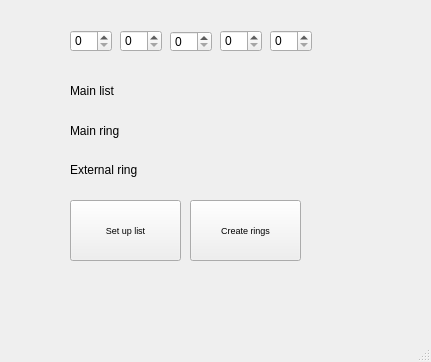
<?xml version="1.0" encoding="UTF-8"?>
<ui version="4.0">
 <class>MainWindow</class>
 <widget class="QMainWindow" name="MainWindow">
  <property name="geometry">
   <rect>
    <x>0</x>
    <y>0</y>
    <width>431</width>
    <height>362</height>
   </rect>
  </property>
  <property name="windowTitle">
   <string>MainWindow</string>
  </property>
  <widget class="QWidget" name="centralwidget">
   <widget class="QLabel" name="mainLabel">
    <property name="geometry">
     <rect>
      <x>200</x>
      <y>80</y>
      <width>251</width>
      <height>20</height>
     </rect>
    </property>
    <property name="text">
     <string/>
    </property>
   </widget>
   <widget class="QSpinBox" name="spin1">
    <property name="geometry">
     <rect>
      <x>70</x>
      <y>30</y>
      <width>42</width>
      <height>22</height>
     </rect>
    </property>
   </widget>
   <widget class="QSpinBox" name="spin2">
    <property name="geometry">
     <rect>
      <x>120</x>
      <y>30</y>
      <width>42</width>
      <height>22</height>
     </rect>
    </property>
   </widget>
   <widget class="QSpinBox" name="spin3">
    <property name="geometry">
     <rect>
      <x>170</x>
      <y>31</y>
      <width>42</width>
      <height>21</height>
     </rect>
    </property>
   </widget>
   <widget class="QSpinBox" name="spin4">
    <property name="geometry">
     <rect>
      <x>220</x>
      <y>30</y>
      <width>42</width>
      <height>22</height>
     </rect>
    </property>
   </widget>
   <widget class="QSpinBox" name="spin5">
    <property name="geometry">
     <rect>
      <x>270</x>
      <y>30</y>
      <width>42</width>
      <height>22</height>
     </rect>
    </property>
   </widget>
   <widget class="QLabel" name="mainRingLabel">
    <property name="geometry">
     <rect>
      <x>200</x>
      <y>120</y>
      <width>251</width>
      <height>16</height>
     </rect>
    </property>
    <property name="text">
     <string/>
    </property>
   </widget>
   <widget class="QLabel" name="secondaryRingLabel">
    <property name="geometry">
     <rect>
      <x>200</x>
      <y>160</y>
      <width>251</width>
      <height>16</height>
     </rect>
    </property>
    <property name="text">
     <string/>
    </property>
   </widget>
   <widget class="QPushButton" name="setupButton">
    <property name="geometry">
     <rect>
      <x>70</x>
      <y>200</y>
      <width>111</width>
      <height>61</height>
     </rect>
    </property>
    <property name="font">
     <font>
      <pointsize>7</pointsize>
     </font>
    </property>
    <property name="text">
     <string>Set up list</string>
    </property>
   </widget>
   <widget class="QPushButton" name="createRingsButton">
    <property name="geometry">
     <rect>
      <x>190</x>
      <y>200</y>
      <width>111</width>
      <height>61</height>
     </rect>
    </property>
    <property name="font">
     <font>
      <pointsize>7</pointsize>
     </font>
    </property>
    <property name="text">
     <string>Create rings</string>
    </property>
   </widget>
   <widget class="QLabel" name="label">
    <property name="geometry">
     <rect>
      <x>70</x>
      <y>80</y>
      <width>81</width>
      <height>21</height>
     </rect>
    </property>
    <property name="font">
     <font/>
    </property>
    <property name="text">
     <string>Main list</string>
    </property>
   </widget>
   <widget class="QLabel" name="label_2">
    <property name="geometry">
     <rect>
      <x>70</x>
      <y>120</y>
      <width>81</width>
      <height>21</height>
     </rect>
    </property>
    <property name="font">
     <font/>
    </property>
    <property name="text">
     <string>Main ring</string>
    </property>
   </widget>
   <widget class="QLabel" name="label_3">
    <property name="geometry">
     <rect>
      <x>70</x>
      <y>159</y>
      <width>111</width>
      <height>21</height>
     </rect>
    </property>
    <property name="font">
     <font/>
    </property>
    <property name="text">
     <string>External ring</string>
    </property>
   </widget>
   <widget class="QLabel" name="headAddress">
    <property name="geometry">
     <rect>
      <x>140</x>
      <y>250</y>
      <width>56</width>
      <height>16</height>
     </rect>
    </property>
    <property name="font">
     <font/>
    </property>
    <property name="text">
     <string/>
    </property>
   </widget>
   <widget class="QLabel" name="headPrev">
    <property name="geometry">
     <rect>
      <x>140</x>
      <y>310</y>
      <width>56</width>
      <height>16</height>
     </rect>
    </property>
    <property name="font">
     <font/>
    </property>
    <property name="text">
     <string/>
    </property>
   </widget>
  </widget>
  <widget class="QMenuBar" name="menubar">
   <property name="geometry">
    <rect>
     <x>0</x>
     <y>0</y>
     <width>431</width>
     <height>26</height>
    </rect>
   </property>
  </widget>
  <widget class="QStatusBar" name="statusbar"/>
 </widget>
 <resources/>
 <connections/>
</ui>
